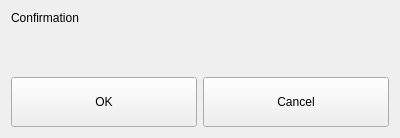
<?xml version="1.0" encoding="UTF-8"?>
<ui version="4.0">
 <class>Form</class>
 <widget class="QWidget" name="Form">
  <property name="geometry">
   <rect>
    <x>0</x>
    <y>0</y>
    <width>400</width>
    <height>138</height>
   </rect>
  </property>
  <property name="sizePolicy">
   <sizepolicy hsizetype="Preferred" vsizetype="Fixed">
    <horstretch>0</horstretch>
    <verstretch>0</verstretch>
   </sizepolicy>
  </property>
  <property name="maximumSize">
   <size>
    <width>16777215</width>
    <height>138</height>
   </size>
  </property>
  <property name="windowTitle">
   <string>Form</string>
  </property>
  <layout class="QVBoxLayout" name="verticalLayout">
   <item>
    <widget class="QLabel" name="confirmation_LBL">
     <property name="text">
      <string>Confirmation</string>
     </property>
    </widget>
   </item>
   <item>
    <spacer name="verticalSpacer">
     <property name="orientation">
      <enum>Qt::Vertical</enum>
     </property>
     <property name="sizeHint" stdset="0">
      <size>
       <width>20</width>
       <height>40</height>
      </size>
     </property>
    </spacer>
   </item>
   <item>
    <layout class="QHBoxLayout" name="horizontalLayout">
     <item>
      <widget class="QPushButton" name="confirm_BTN">
       <property name="minimumSize">
        <size>
         <width>0</width>
         <height>50</height>
        </size>
       </property>
       <property name="text">
        <string>OK</string>
       </property>
      </widget>
     </item>
     <item>
      <widget class="QPushButton" name="dismiss_BTN">
       <property name="minimumSize">
        <size>
         <width>0</width>
         <height>50</height>
        </size>
       </property>
       <property name="text">
        <string>Cancel</string>
       </property>
      </widget>
     </item>
    </layout>
   </item>
  </layout>
 </widget>
 <resources/>
 <connections/>
</ui>
